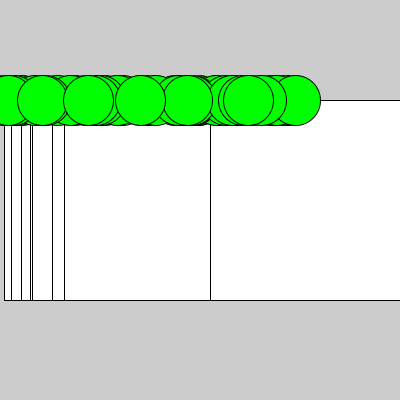
Frame 1 (no input)
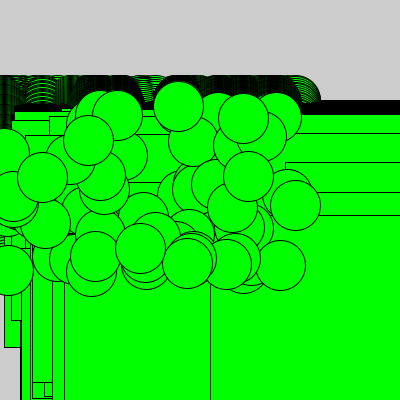
Frame 60 (the mouse pressed at the canvas centre just before this capture)
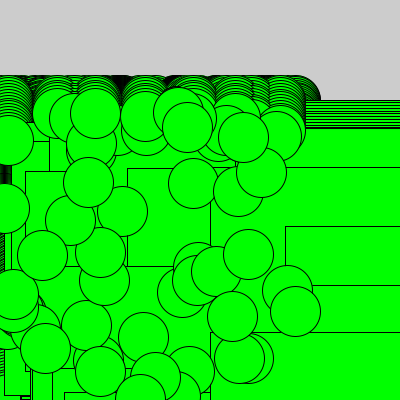
Frame 120 (the mouse held since frame 60 and released just before this capture)

The Processing sketch that drew these frames (run headless with seeded random() and noise(); from frame 60 on, the mouse is pressed at the canvas centre):

// Processing sketch: aula12_grupo02_exercicio06
// ── aula12_grupo02_exercicio06.pde
//objecto
Pipoca[] pipoca;
Creme[] creme;
int quantidade = 60;
void setup() {
  size(400, 400);
  pipoca = new Pipoca[quantidade];
  for (int i = 0; i < quantidade; i=i+1) {
    //criar os objectos em memoria
    pipoca[i] = new Pipoca();
  }
  creme = new Creme[quantidade];
  for (int i = 0; i < quantidade; i=i+1) {
    //criar os objectos em memoria
    creme[i] = new Creme();
  }
} //fecha o setup
void draw() {
  for (int i = 0; i < quantidade; i=i+1) {
    //mostrar os objectos em memoria
    pipoca[i].desenho();
    pipoca[i].animacao();
  }
  for (int i = 0; i < quantidade; i=i+1) {
    //mostrar os objectos em memoria
    creme[i].desenho();
    creme[i].animacao();
  }
}//fecha o draw

// ── creme.pde
class Creme{
  //variaveis
  float x;
  float y;
  float movimento;
  //construtor
  Creme(){
    x = random(0,300);
    y = 100;
    movimento = random(0.1, 3);
  }
  //método do desenho
  void desenho(){
    fill(0,255,0);
    ellipse(x,y,50,50);
  }
  //método da animação
  void animacao(){
    y=y+movimento;
    if(y>=400){
      y=100;
    }
  }
}//fim da classe

// ── pipoca.pde
class Pipoca{
  //variaveis
  float x;
  float y;
  float movimento;
  //construtor
  Pipoca(){
    x = random(0,300);
    y = 100;
    movimento = random(0.1, 3);
  }
  //método do desenho
  void desenho(){
    rect(x,y,200,200);
  }
  //método da animação
  void animacao(){
    y=y+movimento;
    if(y>=400){
      y=100;
    }
  }
}//fim da classe
